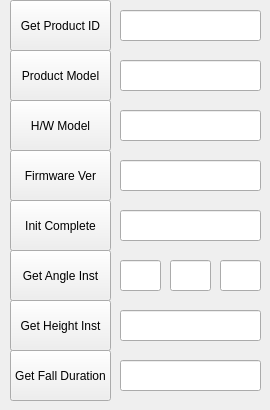
    <widget class="QWidget" name="tab_5">
     <attribute name="title">
      <string>Specs2</string>
     </attribute>
     <widget class="QLineEdit" name="leFirmwareVersion2">
      <property name="geometry">
       <rect>
        <x>120</x>
        <y>160</y>
        <width>141</width>
        <height>31</height>
       </rect>
      </property>
     </widget>
     <widget class="QPushButton" name="btnGetProductModel2">
      <property name="geometry">
       <rect>
        <x>10</x>
        <y>50</y>
        <width>101</width>
        <height>51</height>
       </rect>
      </property>
      <property name="text">
       <string>Product Model</string>
      </property>
     </widget>
     <widget class="QLineEdit" name="leInitComplete2">
      <property name="geometry">
       <rect>
        <x>120</x>
        <y>210</y>
        <width>141</width>
        <height>31</height>
       </rect>
      </property>
     </widget>
     <widget class="QLineEdit" name="leAngleZInstallation2">
      <property name="geometry">
       <rect>
        <x>220</x>
        <y>260</y>
        <width>41</width>
        <height>31</height>
       </rect>
      </property>
     </widget>
     <widget class="QLineEdit" name="leAngleYInstallation2">
      <property name="geometry">
       <rect>
        <x>170</x>
        <y>260</y>
        <width>41</width>
        <height>31</height>
       </rect>
      </property>
     </widget>
     <widget class="QLineEdit" name="leHWModel2">
      <property name="geometry">
       <rect>
        <x>120</x>
        <y>110</y>
        <width>141</width>
        <height>31</height>
       </rect>
      </property>
     </widget>
     <widget class="QLineEdit" name="leProductModel2">
      <property name="geometry">
       <rect>
        <x>120</x>
        <y>60</y>
        <width>141</width>
        <height>31</height>
       </rect>
      </property>
     </widget>
     <widget class="QLineEdit" name="leHeightInstallation2">
      <property name="geometry">
       <rect>
        <x>120</x>
        <y>310</y>
        <width>141</width>
        <height>31</height>
       </rect>
      </property>
     </widget>
     <widget class="QPushButton" name="btnCmdInitCompleteCek2">
      <property name="geometry">
       <rect>
        <x>10</x>
        <y>200</y>
        <width>101</width>
        <height>51</height>
       </rect>
      </property>
      <property name="text">
       <string>Init Complete</string>
      </property>
     </widget>
     <widget class="QPushButton" name="btnGetProductID2">
      <property name="geometry">
       <rect>
        <x>10</x>
        <y>0</y>
        <width>101</width>
        <height>51</height>
       </rect>
      </property>
      <property name="text">
       <string>Get Product ID</string>
      </property>
     </widget>
     <widget class="QLineEdit" name="leFallDuration2">
      <property name="geometry">
       <rect>
        <x>120</x>
        <y>360</y>
        <width>141</width>
        <height>31</height>
       </rect>
      </property>
     </widget>
     <widget class="QLineEdit" name="leProductID2">
      <property name="geometry">
       <rect>
        <x>120</x>
        <y>10</y>
        <width>141</width>
        <height>31</height>
       </rect>
      </property>
     </widget>
     <widget class="QPushButton" name="btnGetFallDuration2">
      <property name="geometry">
       <rect>
        <x>10</x>
        <y>350</y>
        <width>101</width>
        <height>51</height>
       </rect>
      </property>
      <property name="text">
       <string>Get Fall Duration</string>
      </property>
     </widget>
     <widget class="QLineEdit" name="leAngleXInstallation2">
      <property name="geometry">
       <rect>
        <x>120</x>
        <y>260</y>
        <width>41</width>
        <height>31</height>
       </rect>
      </property>
     </widget>
     <widget class="QPushButton" name="btnHWModel2">
      <property name="geometry">
       <rect>
        <x>10</x>
        <y>100</y>
        <width>101</width>
        <height>51</height>
       </rect>
      </property>
      <property name="text">
       <string>H/W Model</string>
      </property>
     </widget>
     <widget class="QPushButton" name="btnGetAngleInst2">
      <property name="geometry">
       <rect>
        <x>10</x>
        <y>250</y>
        <width>101</width>
        <height>51</height>
       </rect>
      </property>
      <property name="text">
       <string>Get Angle Inst</string>
      </property>
     </widget>
     <widget class="QPushButton" name="btnGetFirmwareVersion2">
      <property name="geometry">
       <rect>
        <x>10</x>
        <y>150</y>
        <width>101</width>
        <height>51</height>
       </rect>
      </property>
      <property name="text">
       <string>Firmware Ver</string>
      </property>
     </widget>
     <widget class="QPushButton" name="btnGetHeightInst2">
      <property name="geometry">
       <rect>
        <x>10</x>
        <y>300</y>
        <width>101</width>
        <height>51</height>
       </rect>
      </property>
      <property name="text">
       <string>Get Height Inst</string>
      </property>
     </widget>
    </widget>
